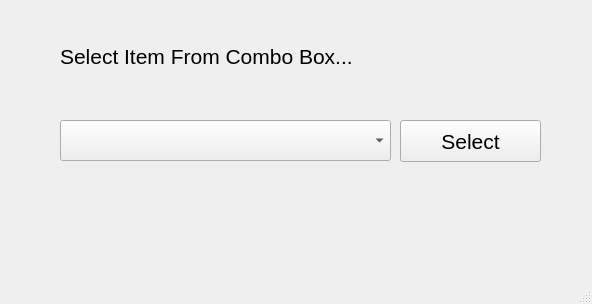
<?xml version="1.0" encoding="UTF-8"?>
<ui version="4.0">
 <class>MainWindow</class>
 <widget class="QMainWindow" name="MainWindow">
  <property name="geometry">
   <rect>
    <x>0</x>
    <y>0</y>
    <width>592</width>
    <height>304</height>
   </rect>
  </property>
  <property name="windowTitle">
   <string>MainWindow</string>
  </property>
  <widget class="QWidget" name="centralwidget">
   <widget class="QLabel" name="label">
    <property name="geometry">
     <rect>
      <x>60</x>
      <y>40</y>
      <width>372</width>
      <height>33</height>
     </rect>
    </property>
    <property name="font">
     <font>
      <pointsize>16</pointsize>
     </font>
    </property>
    <property name="text">
     <string>Select Item From Combo Box...</string>
    </property>
   </widget>
   <widget class="QComboBox" name="comboBox">
    <property name="geometry">
     <rect>
      <x>60</x>
      <y>120</y>
      <width>331</width>
      <height>41</height>
     </rect>
    </property>
   </widget>
   <widget class="QPushButton" name="pushButton">
    <property name="geometry">
     <rect>
      <x>400</x>
      <y>120</y>
      <width>141</width>
      <height>42</height>
     </rect>
    </property>
    <property name="font">
     <font>
      <pointsize>16</pointsize>
     </font>
    </property>
    <property name="text">
     <string>Select</string>
    </property>
   </widget>
  </widget>
  <widget class="QMenuBar" name="menubar">
   <property name="geometry">
    <rect>
     <x>0</x>
     <y>0</y>
     <width>592</width>
     <height>26</height>
    </rect>
   </property>
  </widget>
  <widget class="QStatusBar" name="statusbar"/>
 </widget>
 <resources/>
 <connections/>
</ui>
